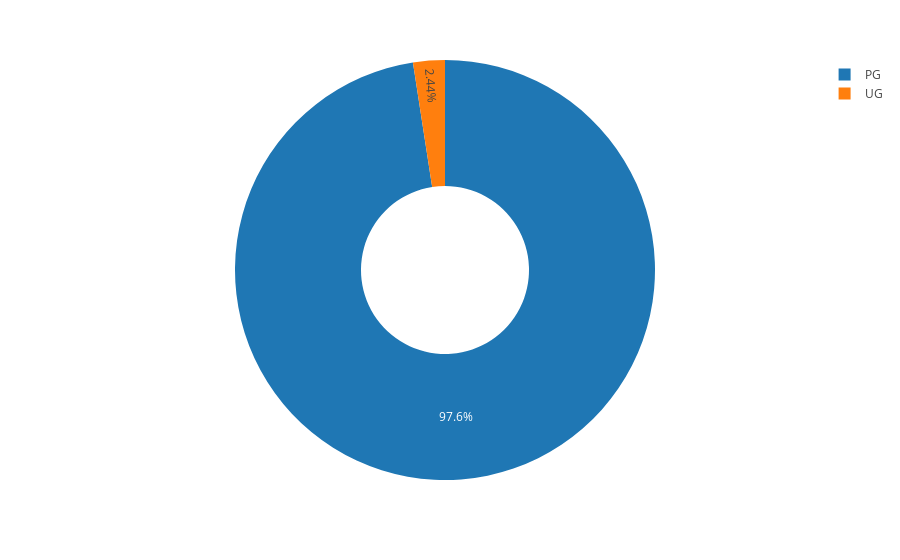

Write notebook code for a chart like this one.
### Markdown cell above
35.5% of the customer are single whereas more 64% are in relationship.

### Code cell
fig =  px.pie (df, names = "Education", hole = 0.4, template = "gridon")
fig.show ()

### Figure 1 — Plotly figure (JSON) as saved in the notebook; plotly's stock layout.template omitted (floating-point values rounded to 4 significant figures; data arrays with more than 128 entries replaced by an {"elided": "..."} marker saying what was removed)
{"data": [{"domain": {"x": [0, 1], "y": [0, 1]}, "hole": 0.4, "hovertemplate": "Education=%{label}<extra></extra>", "labels": {"elided": "2212 str values"}, "legendgroup": "", "name": "", "showlegend": true, "type": "pie"}], "layout": {"legend": {"tracegroupgap": 0}, "margin": {"t": 60}}}
